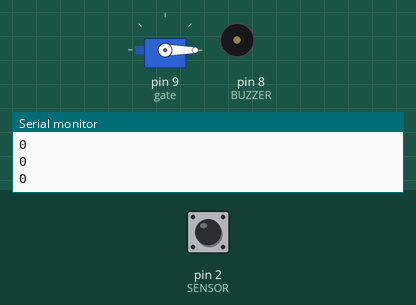
Simulated run of this sketch. Board: Arduino Uno, built with avr-gcc and run on an emulated ATmega328P. Parts: servo, buzzer (waves = sounding, pin HIGH), the last lines printed to the serial monitor. Inputs (shaded band) come from the test bench; at power-on: pin 2 (SENSOR) HIGH.

Above: at 1.8 s.
1.9 s: pin 2 (SENSOR) pulsed LOW 2 times (0.12 s each, 0.3 s apart)
At 5.3 s:
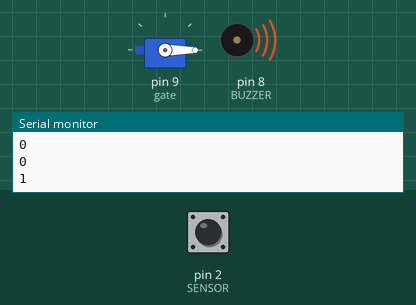
Timing chart, 0 to 7.0 s (numbered marks = the images above; inputs shaded):
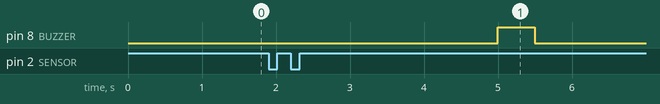

Measured:
- after the input at 1.9 s, pin 8 (BUZZER): LOW → HIGH after 3.1 s, → LOW 0.50 s later

The sketch:

E-18input.ino
```cpp
/*

 * This is the Arduino code for LE18-D80NK Infrared Obstacle Avoidance Sensor
This code is to use E18-D80NK Infrared Sensor to detect obstacle and trigger an
event like starting or stopping motor or servo or relay or anything else.


 *  *
 // Writeen by Ahmad S. for Robojax.com on
// on Feb 22, 2018 at 20:50 om  city of Ajax, Ontario, Canada
 * Permission granted to share this code given that this
 * note is kept with the code.
 * Disclaimer: this code is "AS IS" and for educational purpose only.
 *
 * watch LE18-D80NK  video for details https://youtu.be/MrYsmAwzfrM
 * Code is available at http://robojax.com/learn/arduino
the Wiring:
Brown: 5V DC
Blue:  GNG
Black: Signal, to PIN 2


 *

*/

#define SENSOR 2 // define pint 2 for sensor
#define BUZZER 8 // define pin 9 as for ACTION
#include <Servo.h>
#include<string.h>
Servo gate;
String status = "Not-Verified";
/*
 * Permission granted to share this code given that this
 * note is kept with the code.
 * Disclaimer: this code is "AS IS" and for educational purpose only.
 *
 */

void setup()
{
  // E18-D80NK Obstacle Sensor Code by Robojax.com 2018022
  Serial.begin(9600);            // setup Serial Monitor to display information
  pinMode(SENSOR, INPUT_PULLUP); // define pin as Input  sensor
  pinMode(BUZZER, OUTPUT);// define pin as OUTPUT for ACTION
  gate.attach(9);

}

void loop()
{
  // E18-D80NK Obstacle Sensor Code by Robojax.com 2018022
  int L = digitalRead(SENSOR); // read the sensor

  if (L == 0)
  {
    Serial.println(1);
    delay(2000);
    status =  Serial.readString();
    if (status == "verified")
    {
      gate.write(90);
    }
    else{
      digitalWrite(BUZZER,HIGH);// send singal
    }
  }
  else
  {

    Serial.println(0);
    digitalWrite(BUZZER,LOW);// turn the relay OFF
    gate.write(0);
  }

  delay(500);
  // E18-D80NK Obstacle Sensor Code by Robojax.com 2018022
}
```
